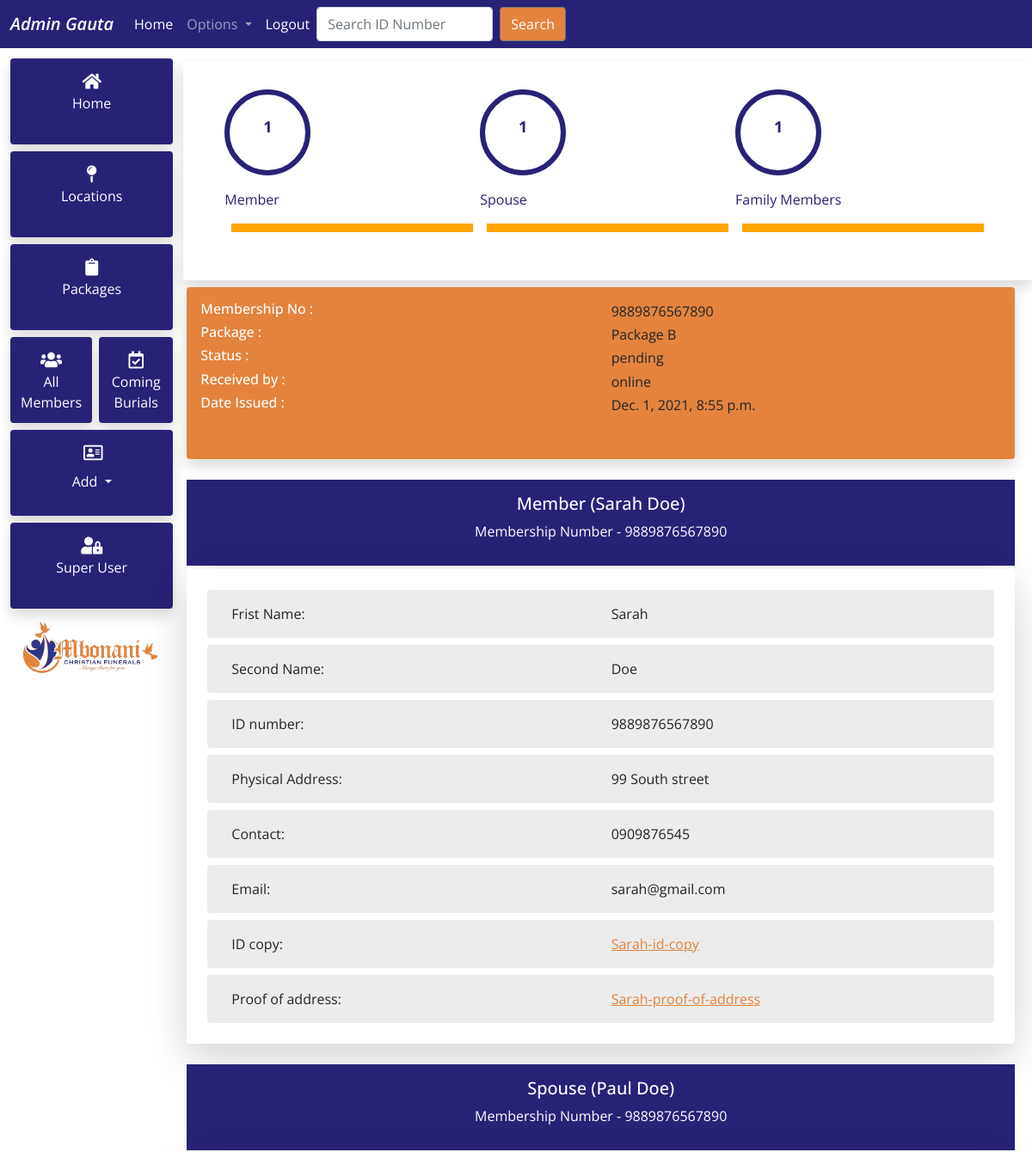
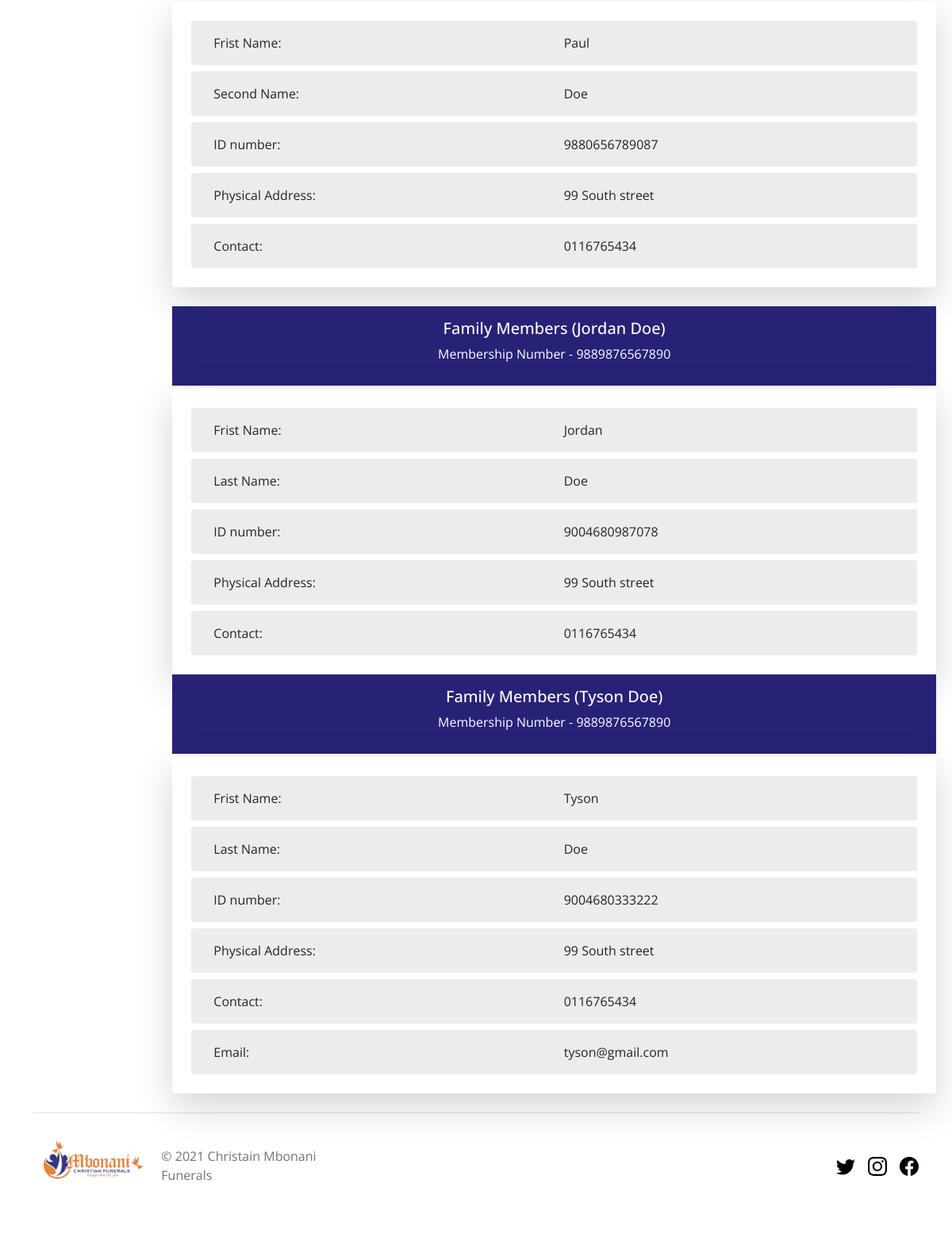
Page /members/member-details/9889876567890 (signed in) on the committed database (2 pictures, top to bottom).
### accounts/models.py (models this page shows, shortened)
class Member(AbstractUser):
    status = models.CharField(max_length=15,
                              choices=STATUS_CHOICES,
                              default="pending")
    package = models.ForeignKey(Package,
                                max_length=15,
                                on_delete=models.CASCADE,
                                blank=True,
                                null=True)
    id_number = models.CharField(max_length=13, unique=True)
    phone_number = models.CharField(max_length=11)
    phone_number_2 = models.CharField(max_length=11, blank=True)
    address = models.CharField(max_length=500)
    id_copy = models.FileField(upload_to='files/identity_docs/', blank=True)
    proof_of_address = models.FileField(upload_to='files/address_docs/',
                                        blank=True)
    recieved_by = models.CharField(max_length=250, default='online')
    created = models.DateTimeField(auto_now_add=True)
    burial_date = models.DateTimeField(blank=True, null=True)
    slug = models.SlugField(unique=True)
    def __str__(self):
        return self.first_name

class PersonalInfo(models.Model):
    status = models.CharField(max_length=15,
                              choices=PERSONAL_INFO_CHOICES,
                              default="active")
    first_name = models.CharField(max_length=50)
    last_name = models.CharField(max_length=50)
    id_number = models.CharField(max_length=13, unique=True)
    email = models.EmailField(blank=True, null=True)
    phone_number = models.CharField(max_length=10)
    phone_number_2 = models.CharField(max_length=10, blank=True)
    address = models.CharField(max_length=500)
    slug = models.SlugField(unique=True)
    burial_date = models.DateTimeField(blank=True, null=True)
    created = models.DateTimeField(auto_now_add=True)
    class Meta:
        abstract = True
        ordering = ['-created']

class Spouse(PersonalInfo):
    member = models.ForeignKey(Member,
                               on_delete=models.CASCADE,
                               related_name='spouse')
    slug = models.SlugField(unique=True)

class Family(PersonalInfo):
    member = models.ForeignKey(Member,
                               on_delete=models.CASCADE,
                               related_name='family')
    slug = models.SlugField(unique=True)

### website/models.py (models this page shows)
class Package(models.Model):
    package = models.CharField(max_length=50, null=True, blank=True)
    description = models.TextField(null=True, blank=True)
    services = models.TextField(blank=True, null=True)
    def __str__(self):
        return self.package

### accounts/views.py (the view)
@login_required(login_url='login')
def memberDetails(request, slug_id):
    display = Member.objects.get(slug=slug_id)
    context = {'display': display}
    return render(request, 'accounts/member.html', context)

### accounts/templates/accounts/member.html (shortened to what this page needs)
{% extends 'main/main.html' %}
{% load static %}
{% block content %}
{% include 'accounts/counter.html' %}
{% if request.user.id_number %}
<div class="mt-1">
  <div class="profile-container p-3 rounded shadow">
    <div class="row">
      <div class="col">
        <h6 class="profile-headings">Membership No :</h6>
      </div>
      <div class="col">{{display.id_number}}</div>
    </div>
    <div class="row">
      <div class="col">
        <h6 class="profile-headings">Package :</h6>
      </div>
      <div class="col">{{display.package}}</div>
    </div>
    <div class="row">
      <div class="col">
        <h6 class="profile-headings">Status :</h6>
      </div>
      <div class="col">{{display.status}}</div>
    </div>
    <div class="row">
      <div class="col">
        <h6 class="profile-headings">Received by :</h6>
      </div>
      <div class="col">{{display.recieved_by}}</div>
    </div>
    <div class="row profile">
      <div class="col">
        <h6 class="profile-headings">Date Issued :</h6>
      </div>
      <div class="col">{{display.created}}</div>
    </div>
  </div>
</div>
<div class="my-4">
  <div class="spouse-card p-3">
    <center>
      <h5 class="spouse-fonts">
        Member ({{display.first_name}} {{display.last_name}})
      </h5>
      <p class="text-white">Membership Number - {{display.id_number}}</p>
    </center>
  </div>
  <div class="mt-1">
    <div class="profile-info shadow-lg rounded p-3">
      <div class="row p-3 rounded m-2 info-details-bg">
        <div class="col-sm sm-padding">Frist Name:</div>
        <div class="col-sm">{{display.first_name}}</div>
      </div>
      <div class="row p-3 rounded m-2 info-details-bg">
        <div class="col-sm sm-padding">Second Name:</div>
        <div class="col-sm">{{display.last_name}}</div>
      </div>
      <div class="row p-3 rounded m-2 info-details-bg">
        <div class="col-sm sm-padding">ID number:</div>
        <div class="col-sm">{{display.id_number}}</div>
      </div>
      <div class="row p-3 rounded m-2 info-details-bg">
        <div class="col-sm sm-padding">Physical Address:</div>
        <div class="col-sm">{{display.address}}</div>
      </div>
      <div class="row p-3 rounded m-2 info-details-bg">
        <div class="col-sm sm-padding">Contact:</div>
        <div class="col-sm">{{display.phone_number}}</div>
      </div>
      {% if display.email %}
      <div class="row p-3 rounded m-2 info-details-bg">
        <div class="col-sm sm-padding">Email:</div>
        <div class="col-sm">{{display.email}}</div>
      </div>
      {% endif %} {% if display.id_copy %}
      <div class="row p-3 rounded m-2 info-details-bg">
        <div class="col-sm sm-padding">ID copy:</div>
        <div class="col-sm">
          <a
            style="color: #e3833e; text-decoration: underline"
            href="{{display.id_copy.url}}"
            target="_blank"
            >{{display.first_name}}-id-copy</a
          >
        </div>
      </div>
      {% endif %}
      {% if display.proof_of_address %}
      <div class="row p-3 rounded m-2 info-details-bg">
        <div class="col-sm sm-padding">Proof of address:</div>
        <div class="col-sm">
          <a
            style="color: #e3833e; text-decoration: underline"
            href="{{display.proof_of_address.url}}"
            target="_blank"
            >{{display.first_name}}-proof-of-address</a
          >
        </div>
      </div>
      {% endif %}
    </div>
  </div>
</div>
{% for spouse in display.spouse.all %}
<div class="my-4">
  <div class="spouse-card p-3">
    <center>
      <h5 class="spouse-fonts">
        Spouse ({{spouse.first_name}} {{spouse.last_name}})
      </h5>
      <p class="text-white">Membership Number - {{display.id_number}}</p>
    </center>
  </div>
  <div class="mt-1">
    <div class="profile-info shadow-lg rounded p-3">
      <div class="row p-3 rounded m-2 info-details-bg">
        <div class="col-sm sm-padding">Frist Name:</div>
        <div class="col-sm">{{spouse.first_name}}</div>
      </div>
      <div class="row p-3 rounded m-2 info-details-bg">
        <div class="col-sm sm-padding">Second Name:</div>
        <div class="col-sm">{{spouse.last_name}}</div>
      </div>
      <div class="row p-3 rounded m-2 info-details-bg">
        <div class="col-sm sm-padding">ID number:</div>
        <div class="col-sm">{{spouse.id_number}}</div>
      </div>
      <div class="row p-3 rounded m-2 info-details-bg">
        <div class="col-sm sm-padding">Physical Address:</div>
        <div class="col-sm">{{spouse.address}}</div>
      </div>
      <div class="row p-3 rounded m-2 info-details-bg">
        <div class="col-sm sm-padding">Contact:</div>
        <div class="col-sm">{{spouse.phone_number}}</div>
      </div>
    </div>
  </div>
</div>
{% endfor %}
{% for family in display.family.all %}
<div class="spouse-card p-3">
  <center>
    <h5 class="spouse-fonts">
      Family Members ({{family.first_name}} {{family.last_name}})
    </h5>
    <p class="text-white">Membership Number - {{display.id_number}}</p>
  </center>
</div>
<div class="mt-1">
  <div class="profile-info shadow-lg rounded p-3">
    <div class="row p-3 rounded m-2 info-details-bg">
      <div class="col-sm sm-padding">Frist Name:</div>
      <div class="col-sm">{{family.first_name}}</div>
    </div>
    <div class="row p-3 rounded m-2 info-details-bg">
      <div class="col-sm sm-padding">Last Name:</div>
      <div class="col-sm">{{family.last_name}}</div>
    </div>
    <div class="row p-3 rounded m-2 info-details-bg">
      <div class="col-sm sm-padding">ID number:</div>
      <div class="col-sm">{{family.id_number}}</div>
    </div>
    <div class="row p-3 rounded m-2 info-details-bg">
      <div class="col-sm sm-padding">Physical Address:</div>
      <div class="col-sm">{{family.address}}</div>
    </div>
    <div class="row p-3 rounded m-2 info-details-bg">
      <div class="col-sm sm-padding">Contact:</div>
      <div class="col-sm">{{family.phone_number}}</div>
    </div>
    {% if family.email %}
    <div class="row p-3 rounded m-2 info-details-bg">
      <div class="col-sm sm-padding">Email:</div>
      <div class="col-sm">{{family.email}}</div>
    </div>
    {% endif %}
  </div>
</div>
{% endfor %}
{% endif %}
{% endblock %}

### templates/main/navbar.html (shortened to what this page needs)
{% if request.user.is_staff %}
<nav class="navbar navbar-expand-lg navbar-dark christian-bg ">
  <div class="container-fluid">
    <a class="navbar-brand italic-600" href="{% url 'homepage' %}">Admin {{ request.user }}</a>
    <div class="collapse navbar-collapse" id="navbarSupportedContent">
      <ul class="navbar-nav me-auto mb-2 mb-lg-0">
        <li class="nav-item">
          <a class="nav-link text-white" aria-current="page" href="{% url 'homepage' %}">Home</a>
        </li>
         <li class="nav-item dropdown">
          <a class="nav-link dropdown-toggle" href="#" id="navbarDropdown" role="button" data-bs-toggle="dropdown" aria-expanded="false">
            Options
          </a>
        </li>
        <li class="nav-item">
          <a class="nav-link text-white" href="{% url 'logout' %}">Logout</a>
        </li>
      <form method="POST" action="{% url 'search-member' %}" class="d-flex">
        <input
          class="form-control me-2"
          type="search"
          placeholder="Search ID Number"
          name="searched"
          aria-label="Search"
        />
        <button class="btn btn-outline-secondary" type="submit">Search</button>
      </form>
    </div>
  </div>
</nav>
{% endif %}

### accounts/templates/accounts/counter.html
{% load static %}
<link rel="stylesheet" href="{% static 'css/homepage.css' %}" />
<div class="row d-none d-md-block">
  <div class="col-sm rounded m-2 shadow mt-2 pb-5 pt-3">
    <div class="row px-5 mt-3">
      <div class="col-sm m-0 p-0">
        <div class="m-0 p-0">
          <div class="circle">
            <center class="mt-4">
              <div class="circle-fonts">1</div>
            </center>
          </div>
          <p class="mt-3 circle-headings">Member</p>
          <div class="underline-text m-2"></div>
        </div>
      </div>
      <div class="col-sm m-0 p-0">
        <div class="m-0 p-0">
          <div class="circle">
            <center class="mt-4">
              <div class="circle-fonts">
                {{request.user.spouse.count}}
              </div>
            </center>
          </div>
          <p class="mt-3 circle-headings">Spouse</p>
          <div class="underline-text m-2"></div>
        </div>
      </div>
      <div class="col-sm m-0 p-0">
        <div class="m-0 p-0">
          <div class="circle">
            <center class="mt-4">
              <div class="circle-fonts">{{request.user.family.count}}</div>
            </center>
          </div>
          <p class="mt-3 circle-headings">Family Members</p>
          <div class="underline-text m-2"></div>
        </div>
      </div>
    </div>
  </div>
</div>

### rows in the picture
Member: user "Gauta", user.spouse.count "1", user.family.count "1"
Member: id_number "9889876567890", package "Package B", status "pending", recieved_by "online", created "Dec. 1, 2021, 8:55 p.m.", first_name "Sarah", last_name "Doe", address "99 South street", phone_number "0909876545", email "sarah@gmail.com"
Spouse: first_name "Paul", last_name "Doe", id_number "9880656789087", address "99 South street", phone_number "0116765434"
Family: first_name "Jordan", last_name "Doe", id_number "9004680987078", address "99 South street", phone_number "0116765434"
Family: first_name "Tyson", last_name "Doe", id_number "9004680333222", address "99 South street", phone_number "0116765434", email "tyson@gmail.com"
